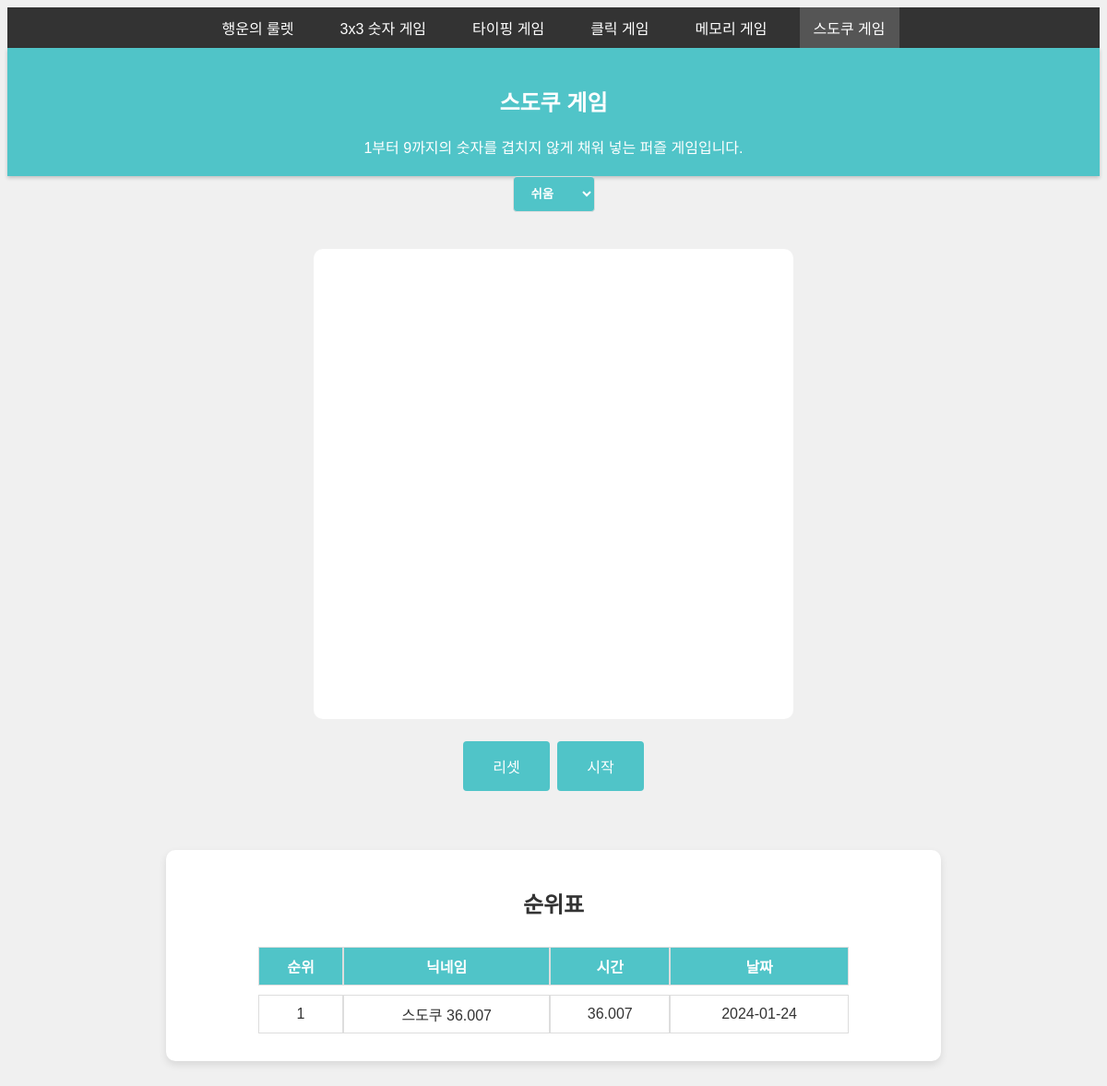
The page /sudoku on the database as committed earlier.
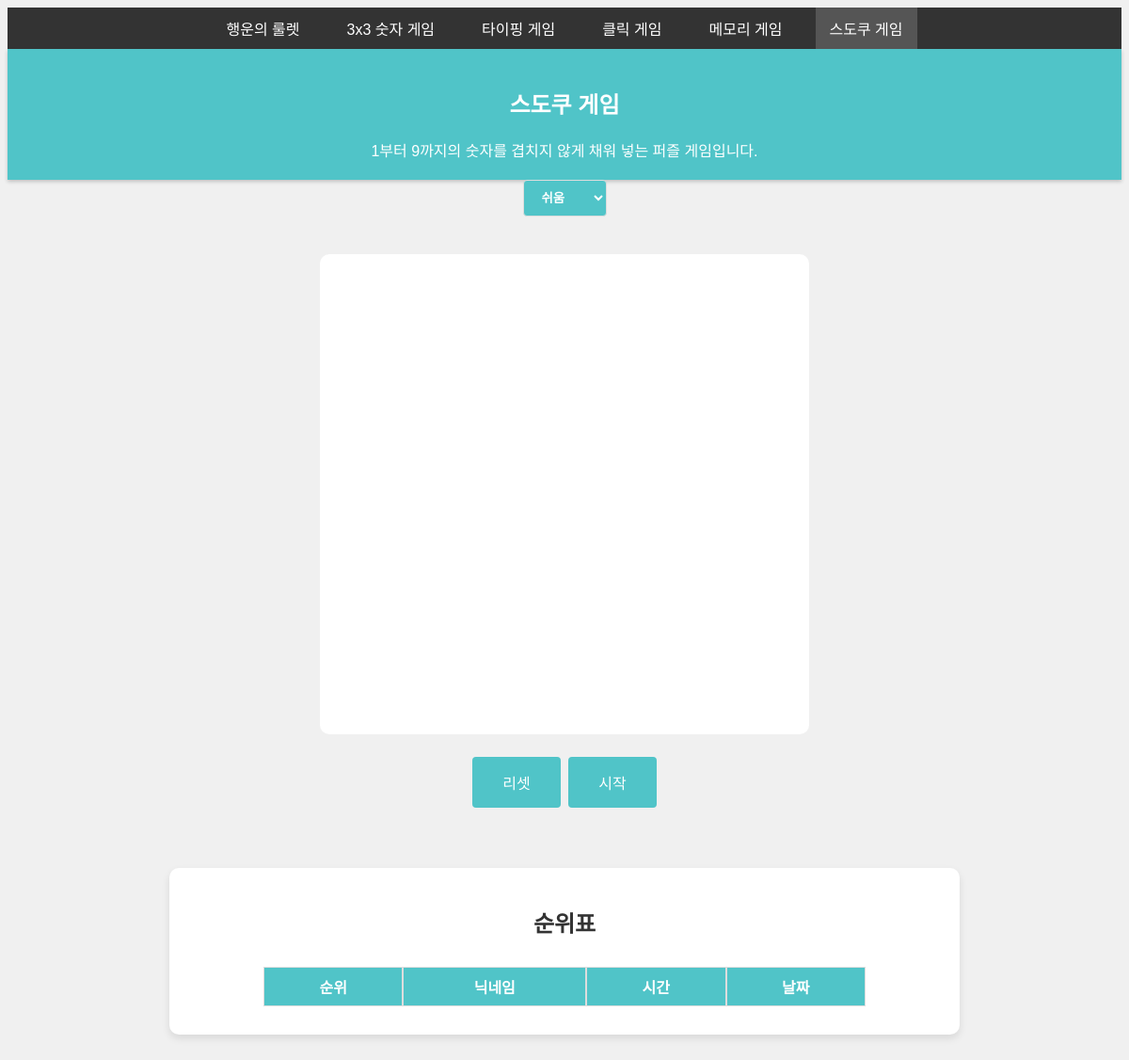
The same page on the database as committed later.
### tables this page shows
CREATE TABLE game_info (
            id INTEGER PRIMARY KEY AUTOINCREMENT,
            name TEXT NOT NULL,
            url TEXT NOT NULL,
            description TEXT NOT NULL
        );

CREATE TABLE game_records (
            id INTEGER PRIMARY KEY AUTOINCREMENT,
            ip TEXT NOT NULL,
            gametype TEXT NOT NULL,
            nickname TEXT NOT NULL,
            time REAL NOT NULL,
            date TEXT NOT NULL
        );

### app.py (the view)
@app.route('/sudoku')
def sudoku():
    db = get_db()
    cur = db.cursor()
    cur.execute("SELECT id, name, description FROM game_info WHERE id = 6")
    game_info = cur.fetchone()
    cur.execute("SELECT nickname, time, date FROM game_records WHERE gametype = 6 ORDER BY time ASC")
    records = cur.fetchall()
    ranked_records = [(index + 1, record['nickname'], record['time'], record['date']) for index, record in enumerate(records)]
    return render_template('sudoku.html', records=ranked_records, game_id=game_info['id'], game_name=game_info['name'], game_description=game_info['description'])

### app.py (called while the page is built)
def get_db():
    if 'db' not in g:
        g.db = sqlite3.connect(DATABASE_FILE)
        g.db.row_factory = sqlite3.Row
    return g.db

@app.context_processor
def inject_games():
    db = get_db()
    games = db.execute('SELECT id, name, url FROM game_info ORDER BY id ASC').fetchall()
    return {'games': games}

### templates/sudoku.html (shortened to what this page needs)
{% extends 'base.html' %}
{% block content %}
    <link rel="stylesheet" type="text/css" href="{{ url_for('static', filename='css/sudoku.css') }}">
    <select id="difficulty">
        <option value="easy">쉬움</option>
    </select>
    <div id="game-board" class="game-board"></div>
    <button id="reset-button">리셋</button>
    <button id="start-button">시작</button>
{% endblock %}

### templates/base.html (shortened to what this page needs)
<!DOCTYPE html>
<html>
<head>
    <link rel="stylesheet" type="text/css" href="{{ url_for('static', filename='css/base.css') }}">
</head>
<body>
    <nav>
        <ul id="menu" class="hidden">
            {% for game in games %}
            <li class="{% if request.path.endswith(game.url) %}active{% endif %}">
                <a href="{{ url_for(game.url) }}">{{ game.name }}</a>
            </li>
            {% endfor %}
        </ul>
    </nav>
    <div id="header">
        <h2>{{ game_name }}</h2>
        <span>{{ game_description }}</span>
    </div>
    {% block content %}{% endblock %}
    {% if not request.path.endswith('/roulette') %}
    <div class="rank">
        <h2>순위표</h2>
        <table>
            <tr>
                <th>순위</th>
                <th>닉네임</th>
                <th>시간</th>
                <th>날짜</th>
            </tr>
            {% for record in records %}
            <tr>
                <td>{{ record[0] }}</td>
                <td>{{ record[1] }}</td>
                <td>{{ record[2] }}</td>
                <td>{{ record[3] }}</td>
            </tr>
            {% endfor %}
        </table>
    </div>
    {% endif %}
</body>
</html>

Rows that differ between the two databases and show on the page:
removed game_records: record "1", nickname "스도쿠 36.007", time "36.007", date "2024-01-24"
